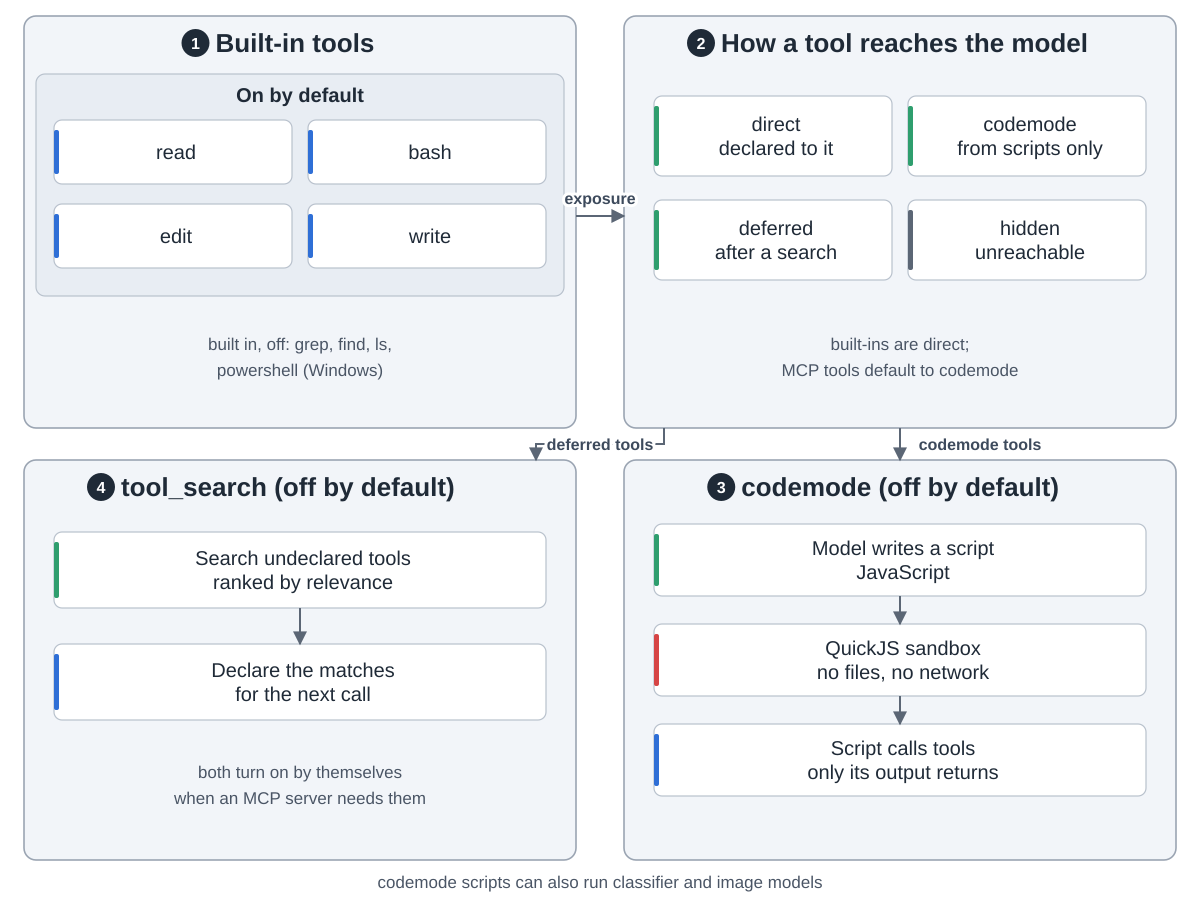

Recreate this plot in Python.
"""Pi's tools: the built-ins, how a tool reaches the model, and the two built-in extensions that reach
tools the model can't see.  Drawn from the pi repo (https://github.com/earendil-works/pi,
packages/coding-agent/docs/cli.md "Tools", codemode.md, extensions.md "Tool exposure",
src/core/tools/, src/extensions/index.ts and packages/codemode/README.md, commit b2b5c42).
Run: python3 tools.py

Snake order: 1 built-in tools (top left) -> 2 exposure (top right) -> 3 codemode (bottom right)
-> 4 tool_search (bottom left)."""
import sys
from pathlib import Path

sys.path.insert(0, str(Path(__file__).resolve().parents[2] / "tools"))
from archdiagram import Diagram  # noqa: E402

d = Diagram("Pi tools",
            "1 Built-in tools: read, bash, edit and write are on by default; grep, find, ls and powershell "
            "(Windows) are built in but off until you turn them on. Extensions add more. "
            "2 Exposure decides how a tool reaches the model: direct tools are declared to the model, "
            "codemode tools are only called from scripts, deferred tools wait for a search, hidden tools "
            "are unreachable. "
            "3 codemode, a built-in extension, off by default and turned on when an MCP server needs it: the "
            "model writes a JavaScript script that runs in a QuickJS sandbox with no files, network or "
            "timers, calls other tools, and only the script's output goes back to the model. "
            "4 tool_search, a built-in extension, off by default: it searches tools that are not declared "
            "and declares the matches for the next model call; they stay declared on that branch.")

L, R, W = 24, 624, 552
T1, H1 = 16, 412
T2, H2 = 460, 400

# 1 built-in tools
d.group(L, T1, W, H1, "Built-in tools", 1)
d.sub(L + 12, T1 + 58, W - 24, 222, "On by default")
for i, lbl in enumerate(["read", "bash", "edit", "write"]):
    d.card(L + 30 + (i % 2) * 254, T1 + 104 + (i // 2) * 84, lbl, "coding", w=238, h=64)
d.note(L + W / 2, T1 + 334, "built in, off: grep, find, ls,")
d.note(L + W / 2, T1 + 360, "powershell (Windows)")

# 2 exposure
d.group(R, T1, W, H1, "How a tool reaches the model", 2)
for i, (lbl, k) in enumerate([("direct|declared to it", "plan"), ("codemode|from scripts only", "plan"),
                              ("deferred|after a search", "plan"), ("hidden|unreachable", "data")]):
    d.card(R + 30 + (i % 2) * 254, T1 + 80 + (i // 2) * 104, lbl, k, w=238, h=80)
d.note(R + W / 2, T1 + 334, "built-ins are direct;")
d.note(R + W / 2, T1 + 360, "MCP tools default to codemode")

# 3 codemode
d.group(R, T2, W, H2, "codemode (off by default)", 3)
d.card(R + 30, T2 + 64, "Model writes a script|JavaScript", "plan", w=492, h=72)
d.card(R + 30, T2 + 164, "QuickJS sandbox|no files, no network", "review", w=492, h=72)
d.card(R + 30, T2 + 264, "Script calls tools|only its output returns", "coding", w=492, h=72)
d.arrow(f"M{R + W / 2} {T2 + 136}V{T2 + 164}")
d.arrow(f"M{R + W / 2} {T2 + 236}V{T2 + 264}")

# 4 tool_search
d.group(L, T2, W, H2, "tool_search (off by default)", 4)
d.card(L + 30, T2 + 72, "Search undeclared tools|ranked by relevance", "plan", w=492, h=76)
d.card(L + 30, T2 + 184, "Declare the matches|for the next call", "coding", w=492, h=76)
d.arrow(f"M{L + W / 2} {T2 + 148}V{T2 + 184}")
d.note(L + W / 2, T2 + 318, "both turn on by themselves")
d.note(L + W / 2, T2 + 344, "when an MCP server needs them")

# hand-offs, drawn last so they sit on top
d.arrow(f"M{L + W} {T1 + 200}H{R}", label="exposure", at=(600, T1 + 188))
d.arrow(f"M{R + W / 2} {T1 + H1}V{T2}", label="codemode tools", at=(R + W / 2 + 80, T1 + H1 + 22))
d.arrow(f"M{R + 40} {T1 + H1}V{T1 + H1 + 16}H{L + W - 40}V{T2}", label="deferred tools", at=(600, T1 + H1 + 22))

d.note(600, 888, "codemode scripts can also run classifier and image models")

d.save(Path(__file__).with_name("tools.svg"))
